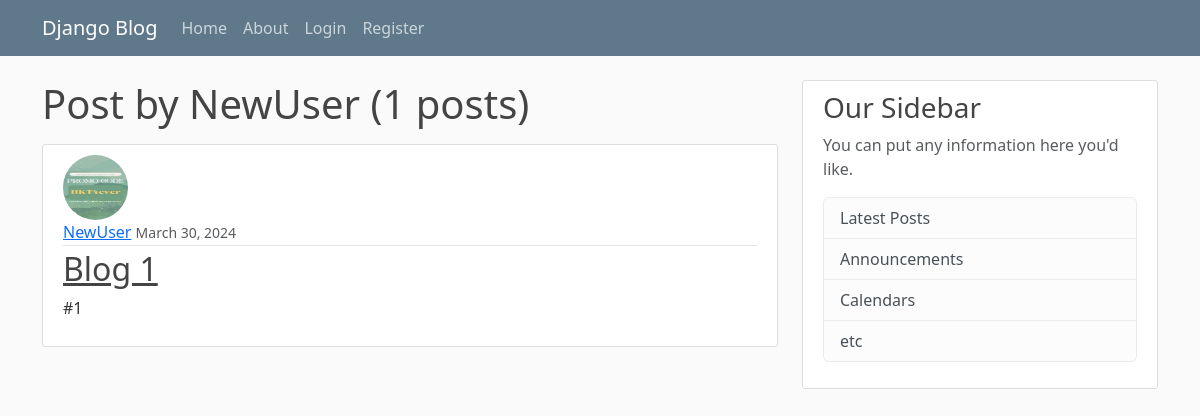
Page /user/NewUser on the earlier database version.
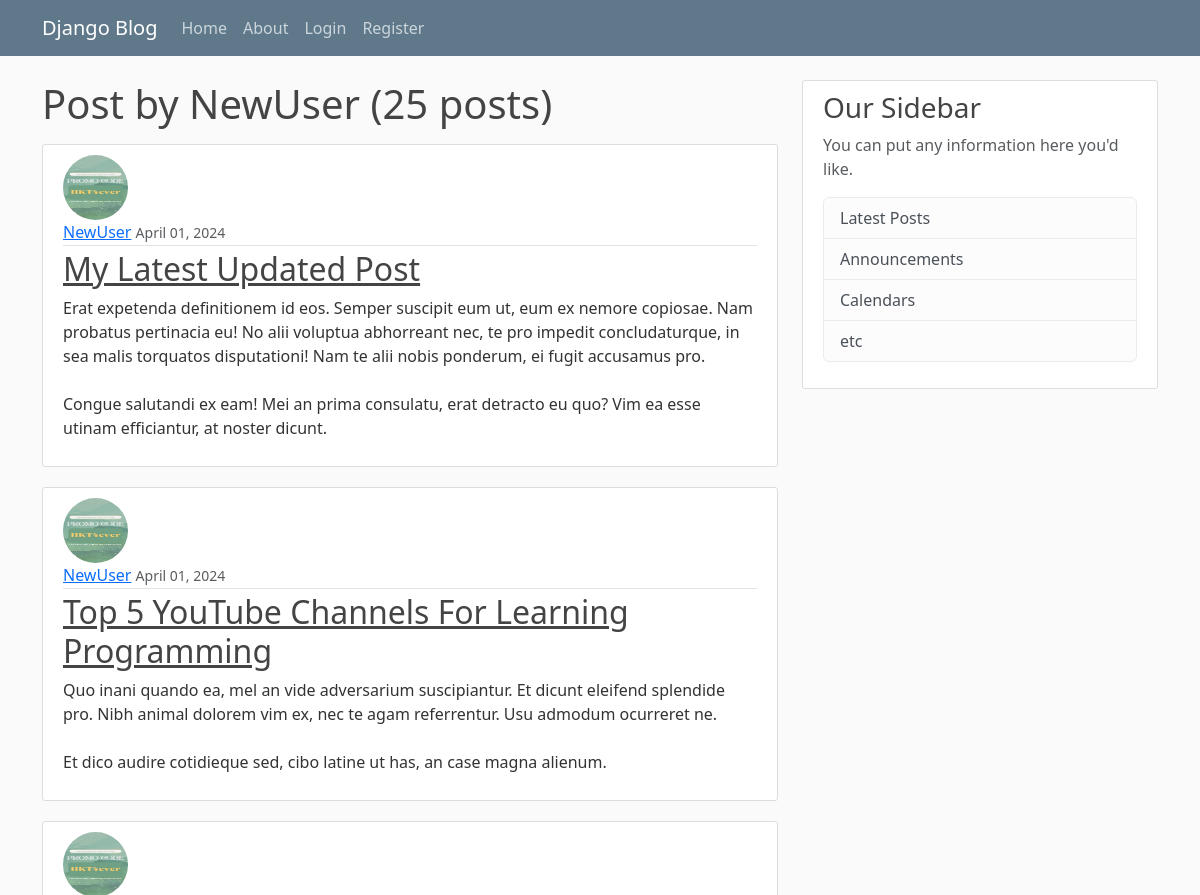
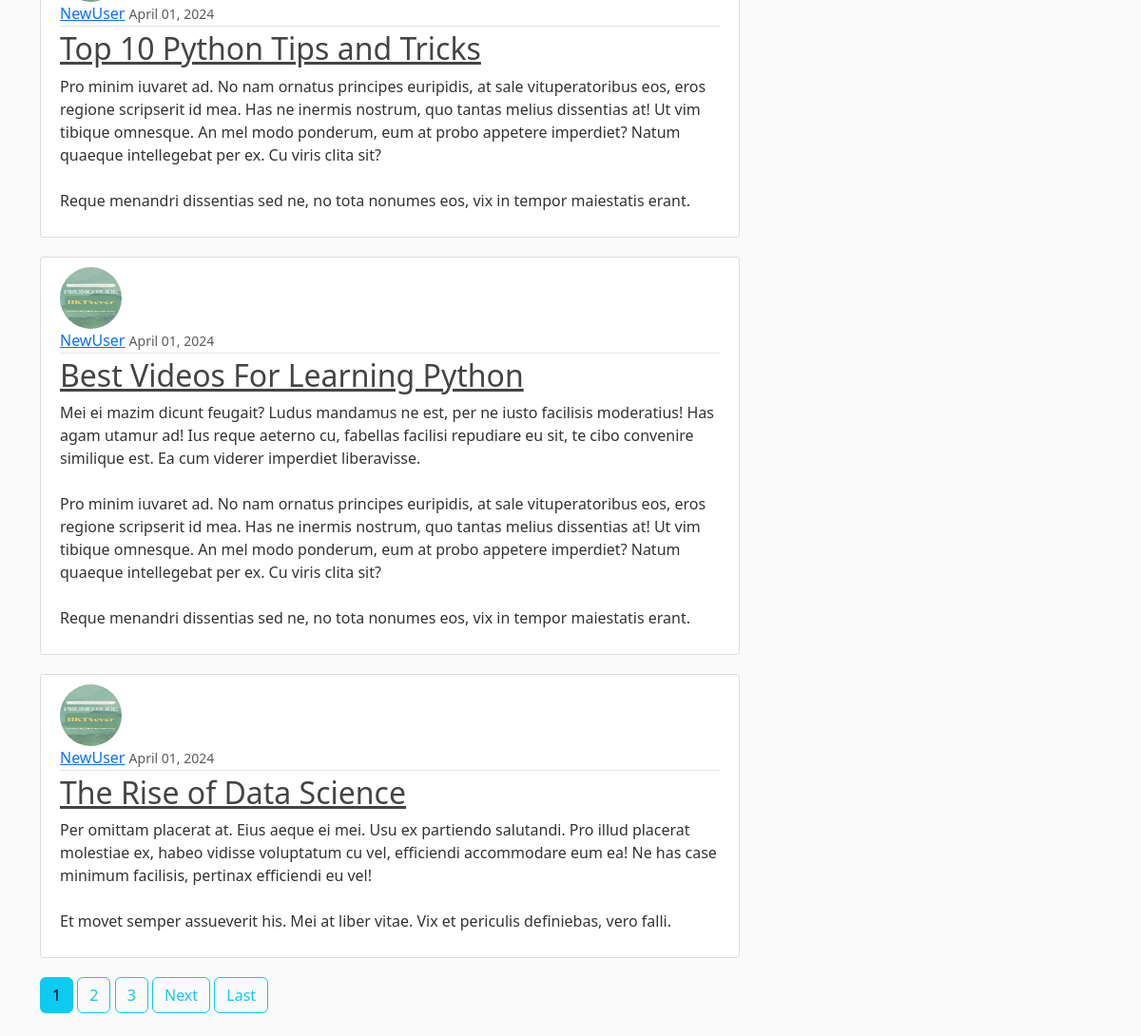
Same page on the later database version (2 pictures, top to bottom).
### blog/models.py (models this page shows, shortened)
class Post(models.Model):
    title = models.CharField(max_length=100)
    content = models.TextField()
    date_posted = models.DateTimeField(default=timezone.now)
    author = models.ForeignKey(User, on_delete=models.CASCADE)

### users/models.py (models this page shows, shortened)
class Profile(models.Model):
    user = models.OneToOneField(User, on_delete=models.CASCADE)
    """
    CASCADE: if delete user, delete profile
    if delete profile, user still exist
    """
    image = models.ImageField(default='default.jpg', upload_to='profile_pics')

### blog/views.py (the view)
# urls.py: path('user/<str:username>', UserPostListView.as_view(), name='user-posts'),
class UserPostListView(ListView):
    model = Post
    template_name = 'blog/user_post.html'  # <app>/<model>_<viewtype>.html
    context_object_name = 'posts'
    paginate_by = 5
    def get_queryset(self):
        user = get_object_or_404(User, username=self.kwargs.get('username'))
        return Post.objects.filter(author=user).order_by('-date_posted')

### blog/templates/blog/user_post.html (shortened to what this page needs)
{% extends "blog/base.html" %}
{% block content %}
<h1 class="mb-3">Post by {{ view.kwargs.username }} &#40;{{ page_obj.paginator.count }} posts&#x29;</h1>
{% for post in posts %}
<article class="media content-section">
    <img class="rounded-circle article-img" src="{{ post.author.profile.image.url }}">
    <div class="media-body">
        <div class="article-metadata">
            <a class="mr-2" href="{% url 'user-posts' post.author.username %}">{{ post.author }}</a>
            <small class="text-muted">{{ post.date_posted|date:"F d, Y" }}</small>
        </div>
        <h2>
            <a class="article-title" href="{% url 'post-detail' post.id %}">{{ post.title }}</a>
        </h2>
        <p class="article-content">{{ post.content }}</p>
    </div>
</article>
{% endfor %}
{% if is_paginated %}
{% for num in page_obj.paginator.page_range %}
{% if page_obj.number == num %}
<a class="btn btn-info mb-4" href="?page={{ num }}">{{ num }}</a>
{% elif num > page_obj.number|add:'-3' and page_obj.number|add:'3' > num %}
<a class="btn btn-outline-info mb-4" href="?page={{ num }}">{{ num }}</a>
{% endif %}
{% endfor %}
{% if page_obj.has_next %}
<a class="btn btn-outline-info mb-4" href="?page={{ page_obj.next_page_number }}">Next</a>
<a class="btn btn-outline-info mb-4" href="?page={{ page_obj.paginator.num_pages }}">Last</a>
{% endif %}
{% endif %}
{% endblock content %}

Differences in the rows shown:
no longer on this page (row unchanged): Post: author.profile.image (picture), author "NewUser", date_posted "March 30, 2024", title "Blog 1", content "#1"
added Post: author.profile.image (picture), author "NewUser", date_posted "April 01, 2024", title "My Latest Updated Post", content "Erat expetenda definitionem id eos. Semper suscipit eum ut, eum ex nemore copiosae. Nam probatus pertinacia eu! No alii voluptua abhorreant nec, te pro impedit concludaturque, in sea malis torquatos disputationi! Nam te alii nobis ponderum, ei fugit accusamus pro. Congue salutandi ex eam! Mei an prima consulatu, erat detracto eu quo? Vim ea esse utinam efficiantur, at noster dicunt."
added Post: author.profile.image (picture), author "NewUser", date_posted "April 01, 2024", title "Top 5 YouTube Channels For Learning Programming", content "Quo inani quando ea, mel an vide adversarium suscipiantur. Et dicunt eleifend splendide pro. Nibh animal dolorem vim ex, nec te agam referrentur. Usu admodum ocurreret ne. Et dico audire cotidieque sed, cibo latine ut has, an case magna alienum."
added Post: author.profile.image (picture), author "NewUser", date_posted "April 01, 2024", title "Top 10 Python Tips and Tricks", content "Pro minim iuvaret ad. No nam ornatus principes euripidis, at sale vituperatoribus eos, eros regione scripserit id mea. Has ne inermis nostrum, quo tantas melius dissentias at! Ut vim tibique omnesque. An mel modo ponderum, eum at probo appetere imperdiet? Natum quaeque intellegebat per ex. Cu viris clita sit? Reque menandri dissentias sed ne, no tota nonumes eos, vix in tempor maiestatis erant."
added Post: author.profile.image (picture), author "NewUser", date_posted "April 01, 2024", title "Best Videos For Learning Python", content "Mei ei mazim dicunt feugait? Ludus mandamus ne est, per ne iusto facilisis moderatius! Has agam utamur ad! Ius reque aeterno cu, fabellas facilisi repudiare eu sit, te cibo convenire similique est. Ea cum viderer imperdiet liberavisse. Pro minim iuvaret ad. No nam ornatus principes euripidis, at sale vituperatoribus eos, eros regione scripserit id mea. Has ne inermis nostrum, quo tantas melius dissentias at! Ut vim tibique omnesque. An mel modo ponderum, eum at probo appetere imperdiet? Natum quaeque intellegebat per ex. Cu viris clita sit? Reque menandri dissentias sed ne, no tota nonumes eos, vix in tempor maiestatis erant."
added Post: author.profile.image (picture), author "NewUser", date_posted "April 01, 2024", title "The Rise of Data Science", content "Per omittam placerat at. Eius aeque ei mei. Usu ex partiendo salutandi. Pro illud placerat molestiae ex, habeo vidisse voluptatum cu vel, efficiendi accommodare eum ea! Ne has case minimum facilisis, pertinax efficiendi eu vel! Et movet semper assueverit his. Mei at liber vitae. Vix et periculis definiebas, vero falli."
Other differences:
{{ page_obj.paginator.count }}: "1" → "25"
new list line: "1"
new list line: "2"
new list line: "3"
text now shown: "Next Last"
